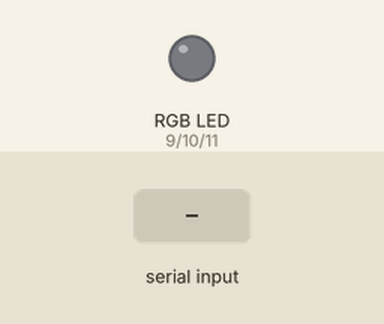
This sketch was run on a simulated Arduino Uno, built with avr-gcc and run on an emulated ATmega328P. On the bench: an RGB LED mixed from three pins (HIGH = lit). The inputs (shaded band) are chosen by the test bench.

Above: at 1.2 s.
1.3 s: "90,45,200\n" received over Serial
At 2.5 s:
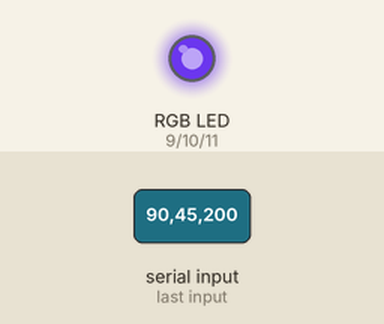
Timing chart, 0 to 4.3 s (numbered marks = the images above; inputs shaded):
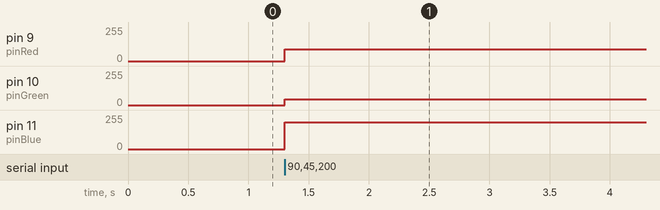

The sketch:

led_gesture_controller.ino
```cpp
/* Arduino Uno: Kontrol 3 LED (Merah, Hijau, Biru) */
#include <Arduino.h>
#include <stdio.h>

const int pinRed   = 9;
const int pinGreen = 10;
const int pinBlue  = 11;

char serialLine[32];
size_t serialLineLength = 0;
bool serialLineOverflow = false;

void setup() {
  Serial.begin(115200);
  pinMode(pinRed, OUTPUT);
  pinMode(pinGreen, OUTPUT);
  pinMode(pinBlue, OUTPUT);
  analogWrite(pinRed, 0);
  analogWrite(pinGreen, 0);
  analogWrite(pinBlue, 0);
}

void loop() {
  while (Serial.available() > 0) {
    char incoming = Serial.read();

    if (incoming == '\r') {
      continue;
    }

    if (incoming == '\n') {
      if (!serialLineOverflow && serialLineLength > 0) {
        serialLine[serialLineLength] = '\0';

        int r;
        int g;
        int b;
        if (sscanf(serialLine, "%d,%d,%d", &r, &g, &b) == 3) {
          analogWrite(pinRed, constrain(r, 0, 255));
          analogWrite(pinGreen, constrain(g, 0, 255));
          analogWrite(pinBlue, constrain(b, 0, 255));
        }
      }

      serialLineLength = 0;
      serialLineOverflow = false;
      continue;
    }

    if (serialLineLength < sizeof(serialLine) - 1) {
      serialLine[serialLineLength++] = incoming;
    } else {
      serialLineOverflow = true;
    }
  }
}
```

Measured:
- after the input at 1.3 s, pin 9 (pinRed): 0/255 → 90/255 at once; pin 10 (pinGreen): 0/255 → 45/255 at once; pin 11 (pinBlue): 0/255 → 200/255 at once
